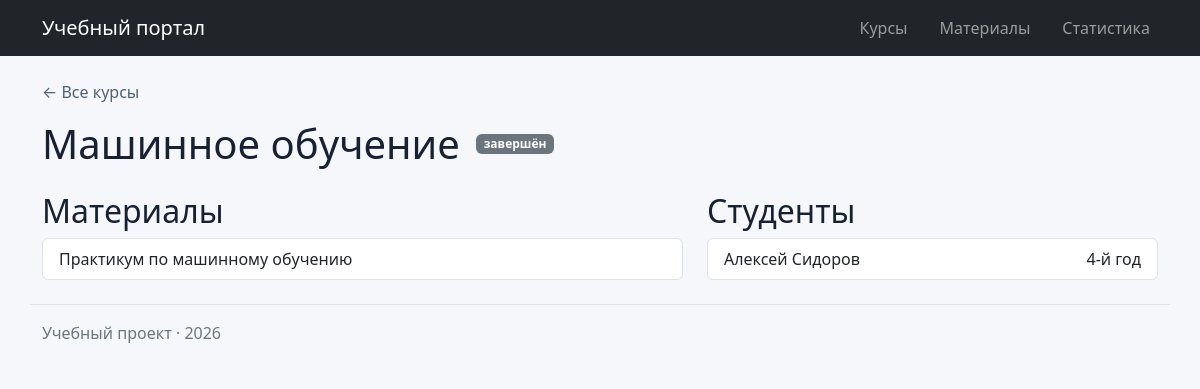
Page /courses/3/ on the committed database.
### courses/views.py (the view)
# urls.py: path("<int:course_id>/", views.course_detail, name="detail"),
def course_detail(request, course_id):
    course = fetch_one(
        "SELECT id, name, is_active FROM courses WHERE id = ?",
        [course_id],
    )
    if course is None:
        return render(
            request, "homepage/404.html", {"object_name": "Курс"}, status=404,
        )
    materials = fetch_all(
        """
        SELECT id, title, category, is_published
        FROM materials WHERE course_id = ? ORDER BY title
        """,
        [course_id],
    )
    students = fetch_all(
        """
        SELECT id, name, study_year
        FROM students WHERE course_id = ? ORDER BY name
        """,
        [course_id],
    )
    return render(
        request,
        "courses/course_detail.html",
        {"course": course, "materials": materials, "students": students},
    )

### db/database.py (called while the page is built)
def get_connection(database_path: Path = DB_PATH) -> sqlite3.Connection:
    connection = sqlite3.connect(database_path)
    connection.row_factory = sqlite3.Row
    connection.execute("PRAGMA foreign_keys = ON")
    return connection

def fetch_all(
    query: str,
    parameters: Sequence[object] = (),
    database_path: Path = DB_PATH,
) -> list[sqlite3.Row]:
    with get_connection(database_path) as connection:
        return connection.execute(query, parameters).fetchall()

def fetch_one(
    query: str,
    parameters: Sequence[object] = (),
    database_path: Path = DB_PATH,
) -> Optional[sqlite3.Row]:
    with get_connection(database_path) as connection:
        return connection.execute(query, parameters).fetchone()

### courses/templates/courses/course_detail.html (shortened to what this page needs)
{% extends "homepage/base.html" %}
{% block content %}
<a class="back-link" href="{% url 'courses:list' %}">← Все курсы</a>
<div class="d-flex align-items-center gap-3 mt-3 mb-4">
  <h1 class="mb-0">{{ course.name }}</h1>
  <span class="badge {% if course.is_active %}text-bg-success{% else %}text-bg-secondary{% endif %}">
    {% if course.is_active %}активен{% else %}завершён{% endif %}
  </span>
</div>
<div class="row g-4">
  <section class="col-lg-7">
    <h2>Материалы</h2>
    <div class="list-group">
      {% for material in materials %}
      <a class="list-group-item list-group-item-action" href="{% url 'materials:detail' material.id %}">
        {{ material.title|truncatechars:60 }}
      </a>
      {% empty %}<p>Материалов пока нет.</p>{% endfor %}
    </div>
  </section>
  <section class="col-lg-5">
    <h2>Студенты</h2>
    <ul class="list-group">
      {% for student in students %}
      <li class="list-group-item d-flex justify-content-between">
        {{ student.name }} <span>{{ student.study_year }}-й год</span>
      </li>
      {% empty %}<li class="list-group-item">Студентов пока нет.</li>{% endfor %}
    </ul>
  </section>
</div>
{% endblock %}

### homepage/static/css/style.css (style rules this page uses)
:root { --page-bg: #f5f7fb; --card-border: #dfe5ef; --accent: #3157d5; }
body { background: var(--page-bg); color: #182033; min-height: 100vh; }
.back-link { color: #526176; text-decoration: none; }

### rows in the picture
courses: name "Машинное обучение"
materials: title "Практикум по машинному обучению"
students: name "Алексей Сидоров", study_year "4"
